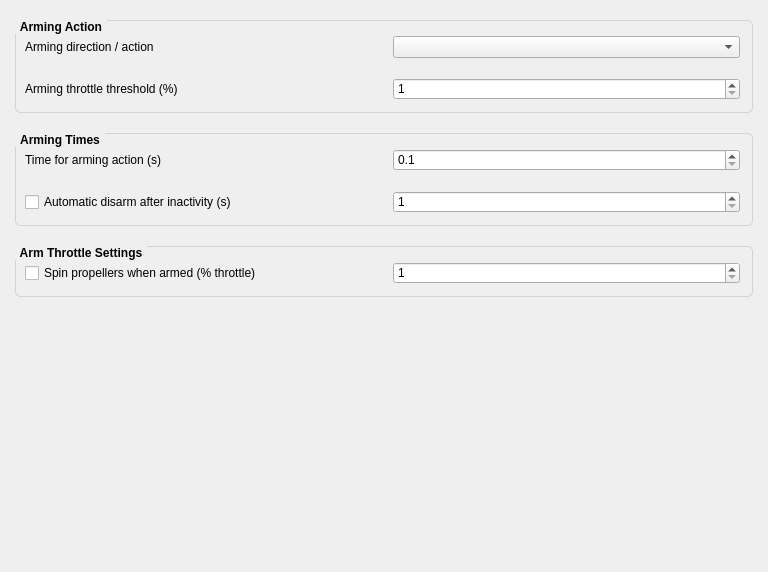
<?xml version="1.0" encoding="UTF-8"?>
<ui version="4.0">
 <class>ui_arming</class>
 <widget class="QWidget" name="ui_arming">
  <property name="geometry">
   <rect>
    <x>0</x>
    <y>0</y>
    <width>768</width>
    <height>572</height>
   </rect>
  </property>
  <property name="windowTitle">
   <string>Form</string>
  </property>
  <layout class="QVBoxLayout" name="verticalLayout">
   <property name="spacing">
    <number>20</number>
   </property>
   <property name="leftMargin">
    <number>15</number>
   </property>
   <property name="topMargin">
    <number>20</number>
   </property>
   <property name="rightMargin">
    <number>15</number>
   </property>
   <item>
    <widget class="QGroupBox" name="groupBox">
     <property name="font">
      <font>
       <weight>75</weight>
       <bold>true</bold>
      </font>
     </property>
     <property name="styleSheet">
      <string notr="true">QGroupBox { 
  border: 1px solid lightgray; 
  border-radius: 5px;
  margin-top: 1ex;
}

QGroupBox::title {
    subcontrol-origin: margin;
    subcontrol-position: top left;
    padding: 0 3px;
}</string>
     </property>
     <property name="title">
      <string>Arming Action</string>
     </property>
     <layout class="QVBoxLayout" name="verticalLayout_2">
      <property name="spacing">
       <number>20</number>
      </property>
      <property name="topMargin">
       <number>15</number>
      </property>
      <property name="rightMargin">
       <number>12</number>
      </property>
      <property name="bottomMargin">
       <number>12</number>
      </property>
      <item>
       <layout class="QHBoxLayout" name="horizontalLayout_5">
        <item>
         <widget class="QLabel" name="label_3">
          <property name="text">
           <string>Arming direction / action</string>
          </property>
         </widget>
        </item>
        <item>
         <widget class="QComboBox" name="boxArmAction"/>
        </item>
       </layout>
      </item>
      <item>
       <layout class="QHBoxLayout" name="horizontalLayout_3">
        <item>
         <widget class="QLabel" name="label_2">
          <property name="text">
           <string>Arming throttle threshold (%)</string>
          </property>
         </widget>
        </item>
        <item>
         <widget class="QSpinBox" name="spinArmThreshold">
          <property name="minimum">
           <number>1</number>
          </property>
          <property name="maximum">
           <number>20</number>
          </property>
         </widget>
        </item>
       </layout>
      </item>
     </layout>
     <zorder></zorder>
     <zorder></zorder>
     <zorder></zorder>
    </widget>
   </item>
   <item>
    <widget class="QGroupBox" name="groupBox_2">
     <property name="font">
      <font>
       <weight>75</weight>
       <bold>true</bold>
      </font>
     </property>
     <property name="styleSheet">
      <string notr="true">QGroupBox { 
  border: 1px solid lightgray; 
  border-radius: 5px;
  margin-top: 1ex;
}

QGroupBox::title {
    subcontrol-origin: margin;
    subcontrol-position: top left;
    padding: 0 3px;
}</string>
     </property>
     <property name="title">
      <string>Arming Times</string>
     </property>
     <layout class="QVBoxLayout" name="verticalLayout_3">
      <property name="spacing">
       <number>20</number>
      </property>
      <property name="topMargin">
       <number>15</number>
      </property>
      <property name="rightMargin">
       <number>12</number>
      </property>
      <property name="bottomMargin">
       <number>12</number>
      </property>
      <item>
       <layout class="QHBoxLayout" name="horizontalLayout_4">
        <item>
         <widget class="QLabel" name="label">
          <property name="text">
           <string>Time for arming action (s)</string>
          </property>
         </widget>
        </item>
        <item>
         <widget class="QDoubleSpinBox" name="spinArmTime">
          <property name="decimals">
           <number>1</number>
          </property>
          <property name="minimum">
           <double>0.100000000000000</double>
          </property>
          <property name="maximum">
           <double>5.000000000000000</double>
          </property>
          <property name="singleStep">
           <double>0.100000000000000</double>
          </property>
         </widget>
        </item>
       </layout>
      </item>
      <item>
       <layout class="QHBoxLayout" name="horizontalLayout_2">
        <item>
         <widget class="QCheckBox" name="checkAutomaticDisarm">
          <property name="text">
           <string>Automatic disarm after inactivity (s)</string>
          </property>
         </widget>
        </item>
        <item>
         <widget class="QSpinBox" name="spinAutomaticDisarmTime">
          <property name="minimum">
           <number>1</number>
          </property>
          <property name="maximum">
           <number>60</number>
          </property>
         </widget>
        </item>
       </layout>
      </item>
     </layout>
     <zorder>label</zorder>
     <zorder></zorder>
     <zorder></zorder>
    </widget>
   </item>
   <item>
    <widget class="QGroupBox" name="groupBox_3">
     <property name="font">
      <font>
       <weight>75</weight>
       <bold>true</bold>
      </font>
     </property>
     <property name="styleSheet">
      <string notr="true">QGroupBox { 
  border: 1px solid lightgray; 
  border-radius: 5px;
  margin-top: 1ex;
}

QGroupBox::title {
    subcontrol-origin: margin;
    subcontrol-position: top left;
    padding: 0 3px;
}</string>
     </property>
     <property name="title">
      <string>Arm Throttle Settings</string>
     </property>
     <layout class="QVBoxLayout" name="verticalLayout_4">
      <property name="spacing">
       <number>20</number>
      </property>
      <property name="topMargin">
       <number>15</number>
      </property>
      <property name="rightMargin">
       <number>12</number>
      </property>
      <property name="bottomMargin">
       <number>12</number>
      </property>
      <item>
       <layout class="QHBoxLayout" name="horizontalLayout">
        <item>
         <widget class="QCheckBox" name="checkSpinWhenArmed">
          <property name="text">
           <string>Spin propellers when armed (% throttle)</string>
          </property>
         </widget>
        </item>
        <item>
         <widget class="QSpinBox" name="spinSpinWhenArmedThrottle">
          <property name="toolTip">
           <string/>
          </property>
          <property name="toolTipDuration">
           <number>-1</number>
          </property>
          <property name="minimum">
           <number>1</number>
          </property>
          <property name="maximum">
           <number>15</number>
          </property>
         </widget>
        </item>
       </layout>
      </item>
     </layout>
    </widget>
   </item>
   <item>
    <spacer name="verticalSpacer">
     <property name="orientation">
      <enum>Qt::Vertical</enum>
     </property>
     <property name="sizeHint" stdset="0">
      <size>
       <width>20</width>
       <height>40</height>
      </size>
     </property>
    </spacer>
   </item>
  </layout>
 </widget>
 <resources/>
 <connections/>
</ui>
